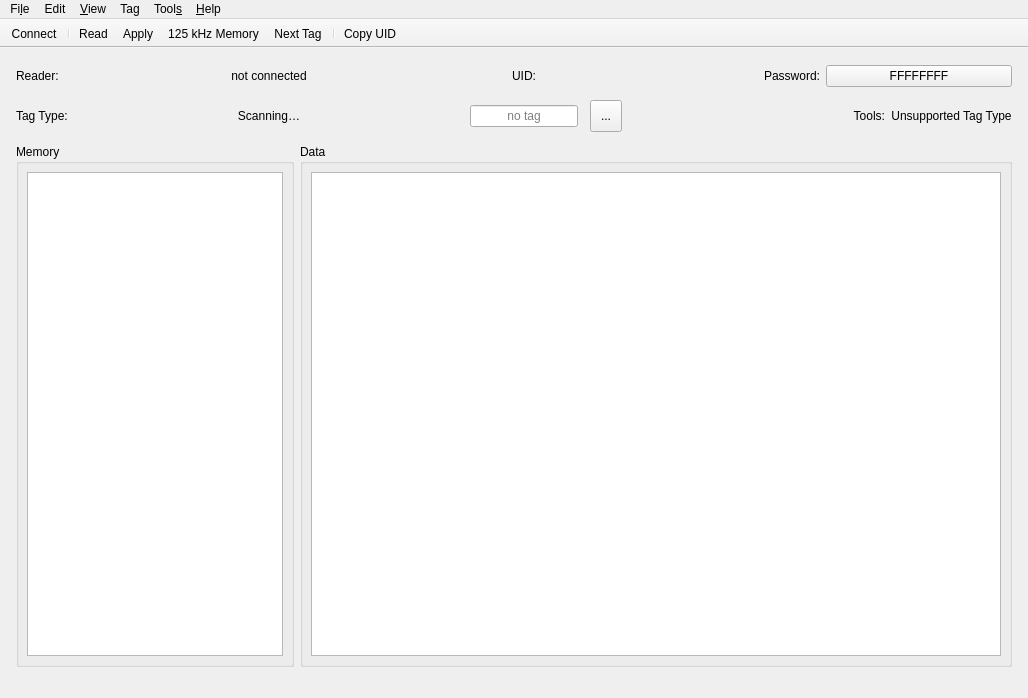
<?xml version="1.0" encoding="UTF-8"?>
<ui version="4.0">
 <class>RFIDKitWindow</class>
 <widget class="QMainWindow" name="RFIDKitWindow">
  <property name="geometry">
   <rect>
    <x>0</x>
    <y>0</y>
    <width>1028</width>
    <height>698</height>
   </rect>
  </property>
  <property name="minimumSize">
   <size>
    <width>720</width>
    <height>480</height>
   </size>
  </property>
  <property name="windowTitle">
   <string>ODRFIDKit</string>
  </property>
  <property name="windowIcon">
   <iconset resource="qrfidkit.qrc">
    <normaloff>:/odrfidkit.ico</normaloff>:/odrfidkit.ico</iconset>
  </property>
  <widget class="QWidget" name="centralWidget">
   <layout class="QVBoxLayout" name="verticalLayout">
    <property name="spacing">
     <number>12</number>
    </property>
    <property name="leftMargin">
     <number>16</number>
    </property>
    <property name="topMargin">
     <number>12</number>
    </property>
    <property name="rightMargin">
     <number>16</number>
    </property>
    <property name="bottomMargin">
     <number>12</number>
    </property>
    <item>
     <layout class="QGridLayout" name="gridLayout">
      <property name="horizontalSpacing">
       <number>12</number>
      </property>
      <property name="verticalSpacing">
       <number>8</number>
      </property>
      <item row="1" column="1">
       <widget class="QLabel" name="cardTypeLabel">
        <property name="sizePolicy">
         <sizepolicy hsizetype="MinimumExpanding" vsizetype="Preferred">
          <horstretch>0</horstretch>
          <verstretch>0</verstretch>
         </sizepolicy>
        </property>
        <property name="text">
         <string>Scanning…</string>
        </property>
        <property name="alignment">
         <set>Qt::AlignCenter</set>
        </property>
       </widget>
      </item>
      <item row="0" column="5">
       <widget class="QStackedWidget" name="aclStack">
        <property name="sizePolicy">
         <sizepolicy hsizetype="Preferred" vsizetype="Maximum">
          <horstretch>0</horstretch>
          <verstretch>0</verstretch>
         </sizepolicy>
        </property>
        <property name="currentIndex">
         <number>2</number>
        </property>
        <widget class="QWidget" name="aclNilPage"/>
        <widget class="QWidget" name="aclClPlusPage">
         <layout class="QHBoxLayout" name="horizontalLayout_3">
          <property name="leftMargin">
           <number>0</number>
          </property>
          <property name="topMargin">
           <number>0</number>
          </property>
          <property name="rightMargin">
           <number>0</number>
          </property>
          <property name="bottomMargin">
           <number>0</number>
          </property>
          <item>
           <widget class="QLabel" name="label_3">
            <property name="text">
             <string>Key:</string>
            </property>
           </widget>
          </item>
          <item>
           <widget class="QComboBox" name="mfcKeyCombo">
            <item>
             <property name="text">
              <string>A</string>
             </property>
            </item>
            <item>
             <property name="text">
              <string>B</string>
             </property>
            </item>
           </widget>
          </item>
          <item>
           <widget class="MifareClassicKeyEdit" name="mfcKeyEdit"/>
          </item>
          <item>
           <widget class="QToolButton" name="mfcKeyCopyTool">
            <property name="minimumSize">
             <size>
              <width>32</width>
              <height>32</height>
             </size>
            </property>
            <property name="accessibleName">
             <string>Copy key</string>
            </property>
            <property name="toolTip">
             <string>&lt;html&gt;&lt;head/&gt;&lt;body&gt;&lt;p&gt;Copy to the clipboard&lt;/p&gt;&lt;/body&gt;&lt;/html&gt;</string>
            </property>
            <property name="text">
             <string>...</string>
            </property>
           </widget>
          </item>
          <item>
           <widget class="QToolButton" name="mfcKeyPasteTool">
            <property name="minimumSize">
             <size>
              <width>32</width>
              <height>32</height>
             </size>
            </property>
            <property name="accessibleName">
             <string>Paste key</string>
            </property>
            <property name="toolTip">
             <string>&lt;html&gt;&lt;head/&gt;&lt;body&gt;&lt;p&gt;Paste from the clipboard&lt;/p&gt;&lt;/body&gt;&lt;/html&gt;</string>
            </property>
            <property name="text">
             <string>...</string>
            </property>
           </widget>
          </item>
         </layout>
        </widget>
        <widget class="QWidget" name="aclUltralightPage">
         <layout class="QHBoxLayout" name="horizontalLayout_8">
          <property name="leftMargin">
           <number>0</number>
          </property>
          <property name="topMargin">
           <number>0</number>
          </property>
          <property name="rightMargin">
           <number>0</number>
          </property>
          <property name="bottomMargin">
           <number>0</number>
          </property>
          <item>
           <widget class="QLabel" name="label_7">
            <property name="text">
             <string>Password:</string>
            </property>
            <property name="alignment">
             <set>Qt::AlignRight|Qt::AlignTrailing|Qt::AlignVCenter</set>
            </property>
           </widget>
          </item>
          <item>
           <widget class="QPushButton" name="ulevPwdEdit">
            <property name="toolTip">
             <string>&lt;html&gt;&lt;head/&gt;&lt;body&gt;&lt;p&gt;Click to modify the TAG security features&lt;/p&gt;&lt;/body&gt;&lt;/html&gt;</string>
            </property>
            <property name="text">
             <string>FFFFFFFF</string>
            </property>
           </widget>
          </item>
         </layout>
        </widget>
       </widget>
      </item>
      <item row="1" column="5">
       <layout class="QHBoxLayout" name="horizontalLayout_9">
        <item>
         <widget class="QLabel" name="label_4">
          <property name="text">
           <string>Tools:</string>
          </property>
          <property name="alignment">
           <set>Qt::AlignRight|Qt::AlignTrailing|Qt::AlignVCenter</set>
          </property>
         </widget>
        </item>
        <item>
         <widget class="QStackedWidget" name="cardStack">
          <property name="sizePolicy">
           <sizepolicy hsizetype="Maximum" vsizetype="Maximum">
            <horstretch>0</horstretch>
            <verstretch>0</verstretch>
           </sizepolicy>
          </property>
          <property name="currentIndex">
           <number>3</number>
          </property>
          <widget class="QWidget" name="classicPage">
           <layout class="QHBoxLayout" name="horizontalLayout_2">
            <property name="leftMargin">
             <number>0</number>
            </property>
            <property name="topMargin">
             <number>0</number>
            </property>
            <property name="rightMargin">
             <number>0</number>
            </property>
            <property name="bottomMargin">
             <number>0</number>
            </property>
            <item>
             <widget class="QPushButton" name="mfcValueButton">
              <property name="text">
               <string>Set Value</string>
              </property>
             </widget>
            </item>
           </layout>
          </widget>
          <widget class="QWidget" name="ultraPage">
           <layout class="QHBoxLayout" name="horizontalLayout">
            <property name="leftMargin">
             <number>0</number>
            </property>
            <property name="topMargin">
             <number>0</number>
            </property>
            <property name="rightMargin">
             <number>0</number>
            </property>
            <property name="bottomMargin">
             <number>0</number>
            </property>
            <item>
             <widget class="QPushButton" name="ulSaveButton">
              <property name="text">
               <string>Save As</string>
              </property>
             </widget>
            </item>
           </layout>
          </widget>
          <widget class="QWidget" name="emPage">
           <layout class="QHBoxLayout" name="horizontalLayout_7">
            <property name="leftMargin">
             <number>0</number>
            </property>
            <property name="topMargin">
             <number>0</number>
            </property>
            <property name="rightMargin">
             <number>0</number>
            </property>
            <property name="bottomMargin">
             <number>0</number>
            </property>
            <item>
             <widget class="QPushButton" name="emCloneButton">
              <property name="text">
               <string>Clone</string>
              </property>
             </widget>
            </item>
           </layout>
          </widget>
          <widget class="QWidget" name="stubPage">
           <layout class="QVBoxLayout" name="verticalLayout_5">
            <property name="leftMargin">
             <number>0</number>
            </property>
            <property name="topMargin">
             <number>0</number>
            </property>
            <property name="rightMargin">
             <number>0</number>
            </property>
            <property name="bottomMargin">
             <number>0</number>
            </property>
            <item>
             <widget class="QLabel" name="stubCardLabel">
              <property name="text">
               <string>Unsupported Tag Type</string>
              </property>
              <property name="alignment">
               <set>Qt::AlignCenter</set>
              </property>
             </widget>
            </item>
           </layout>
          </widget>
         </widget>
        </item>
       </layout>
      </item>
      <item row="1" column="4">
       <widget class="QToolButton" name="modUIDTool">
        <property name="minimumSize">
         <size>
          <width>32</width>
          <height>32</height>
         </size>
        </property>
        <property name="accessibleName">
         <string>Change UID</string>
        </property>
        <property name="toolTip">
         <string>Change the UID</string>
        </property>
        <property name="text">
         <string>...</string>
        </property>
       </widget>
      </item>
      <item row="1" column="0">
       <widget class="QLabel" name="label_2">
        <property name="text">
         <string>Tag Type:</string>
        </property>
       </widget>
      </item>
      <item row="0" column="0">
       <widget class="QLabel" name="label_8">
        <property name="text">
         <string>Reader:</string>
        </property>
       </widget>
      </item>
      <item row="0" column="1">
       <widget class="QLabel" name="readerVersionLabel">
        <property name="text">
         <string>not connected</string>
        </property>
        <property name="alignment">
         <set>Qt::AlignCenter</set>
        </property>
       </widget>
      </item>
      <item row="0" column="4">
       <widget class="QLedLabel" name="rfidLed">
        <property name="sizePolicy">
         <sizepolicy hsizetype="Fixed" vsizetype="Fixed">
          <horstretch>0</horstretch>
          <verstretch>0</verstretch>
         </sizepolicy>
        </property>
        <property name="minimumSize">
         <size>
          <width>22</width>
          <height>22</height>
         </size>
        </property>
        <property name="maximumSize">
         <size>
          <width>22</width>
          <height>22</height>
         </size>
        </property>
        <property name="text">
         <string/>
        </property>
       </widget>
      </item>
      <item row="0" column="3">
       <widget class="QLabel" name="label">
        <property name="text">
         <string>UID:</string>
        </property>
        <property name="alignment">
         <set>Qt::AlignCenter</set>
        </property>
        <property name="buddy">
         <cstring>cardUIDLabel</cstring>
        </property>
       </widget>
      </item>
      <item row="1" column="3">
       <widget class="QLineEdit" name="cardUIDLabel">
        <property name="sizePolicy">
         <sizepolicy hsizetype="Preferred" vsizetype="Fixed">
          <horstretch>0</horstretch>
          <verstretch>0</verstretch>
         </sizepolicy>
        </property>
        <property name="alignment">
         <set>Qt::AlignCenter</set>
        </property>
        <property name="readOnly">
         <bool>true</bool>
        </property>
        <property name="placeholderText">
         <string>no tag</string>
        </property>
       </widget>
      </item>
     </layout>
    </item>
    <item>
     <layout class="QHBoxLayout" name="horizontalLayout_10">
      <item>
       <widget class="QGroupBox" name="sectorGroup">
        <property name="sizePolicy">
         <sizepolicy hsizetype="Maximum" vsizetype="Preferred">
          <horstretch>0</horstretch>
          <verstretch>0</verstretch>
         </sizepolicy>
        </property>
        <property name="title">
         <string>Memory</string>
        </property>
        <layout class="QVBoxLayout" name="verticalLayout_2">
         <property name="spacing">
          <number>6</number>
         </property>
         <property name="leftMargin">
          <number>8</number>
         </property>
         <property name="topMargin">
          <number>8</number>
         </property>
         <property name="rightMargin">
          <number>8</number>
         </property>
         <property name="bottomMargin">
          <number>8</number>
         </property>
         <item>
          <widget class="QListWidget" name="sectorList">
           <property name="sizePolicy">
            <sizepolicy hsizetype="Preferred" vsizetype="Expanding">
             <horstretch>0</horstretch>
             <verstretch>0</verstretch>
            </sizepolicy>
           </property>
           <property name="resizeMode">
            <enum>QListView::Adjust</enum>
           </property>
          </widget>
         </item>
        </layout>
       </widget>
      </item>
      <item>
       <widget class="QGroupBox" name="tableGroup">
        <property name="sizePolicy">
         <sizepolicy hsizetype="MinimumExpanding" vsizetype="Preferred">
          <horstretch>0</horstretch>
          <verstretch>0</verstretch>
         </sizepolicy>
        </property>
        <property name="title">
         <string>Data</string>
        </property>
        <layout class="QVBoxLayout" name="verticalLayout_3">
         <property name="spacing">
          <number>6</number>
         </property>
         <property name="leftMargin">
          <number>8</number>
         </property>
         <property name="topMargin">
          <number>8</number>
         </property>
         <property name="rightMargin">
          <number>8</number>
         </property>
         <property name="bottomMargin">
          <number>8</number>
         </property>
         <item>
          <widget class="RFIDTableView" name="sectorTable"/>
         </item>
        </layout>
       </widget>
      </item>
     </layout>
    </item>
   </layout>
  </widget>
  <widget class="QMenuBar" name="menuBar">
   <property name="geometry">
    <rect>
     <x>0</x>
     <y>0</y>
     <width>1028</width>
     <height>22</height>
    </rect>
   </property>
   <widget class="QMenu" name="menuFile">
    <property name="title">
     <string>Fi&amp;le</string>
    </property>
    <addaction name="actionConnect"/>
    <addaction name="separator"/>
    <addaction name="actionExit"/>
   </widget>
   <widget class="QMenu" name="menuHelp">
    <property name="title">
     <string>&amp;Help</string>
    </property>
    <addaction name="actionAbout"/>
    <addaction name="actionAbout_Qt"/>
   </widget>
   <widget class="QMenu" name="menuEdit">
    <property name="title">
     <string>Edit</string>
    </property>
    <addaction name="actionCopy_UID"/>
    <addaction name="separator"/>
    <addaction name="actionPreferences"/>
   </widget>
   <widget class="QMenu" name="menuTools">
    <property name="title">
     <string>Tool&amp;s</string>
    </property>
    <widget class="QMenu" name="menu_Emulator">
     <property name="title">
      <string>&amp;Emulator</string>
     </property>
     <addaction name="actionEmulator_New"/>
     <addaction name="actionEmulator_Open"/>
     <addaction name="actionEmulator_Close"/>
    </widget>
    <addaction name="actionNext_Tag"/>
    <addaction name="actionLF_Memory"/>
    <addaction name="menu_Emulator"/>
    <addaction name="actionAuto_Mode"/>
    <addaction name="separator"/>
    <addaction name="actionFWUpdate"/>
   </widget>
   <widget class="QMenu" name="menu_View">
    <property name="title">
     <string>&amp;View</string>
    </property>
    <widget class="QMenu" name="menuTable_Cells">
     <property name="title">
      <string>Table Cells</string>
     </property>
     <addaction name="actionBinary"/>
     <addaction name="actionOctal"/>
     <addaction name="actionDecimal"/>
     <addaction name="actionHexadecimal"/>
     <addaction name="actionASCII"/>
    </widget>
    <widget class="QMenu" name="menuTable_Headers">
     <property name="title">
      <string>Table Headers</string>
     </property>
     <addaction name="actionHdrDecimal"/>
     <addaction name="actionHdrHexadecimal"/>
     <addaction name="actionHdrABC"/>
    </widget>
    <addaction name="menuTable_Cells"/>
    <addaction name="menuTable_Headers"/>
    <addaction name="separator"/>
    <addaction name="actionImport_Theme"/>
   </widget>
   <widget class="QMenu" name="menuTag">
    <property name="title">
     <string>Tag</string>
    </property>
    <addaction name="actionRead_Tag"/>
    <addaction name="actionWrite_Tag"/>
   </widget>
   <addaction name="menuFile"/>
   <addaction name="menuEdit"/>
   <addaction name="menu_View"/>
   <addaction name="menuTag"/>
   <addaction name="menuTools"/>
   <addaction name="menuHelp"/>
  </widget>
  <widget class="QToolBar" name="mainToolBar">
   <property name="windowTitle">
    <string>Main</string>
   </property>
   <property name="allowedAreas">
    <set>Qt::TopToolBarArea</set>
   </property>
   <property name="movable">
    <bool>false</bool>
   </property>
   <property name="floatable">
    <bool>false</bool>
   </property>
   <property name="iconSize">
    <size>
     <width>24</width>
     <height>24</height>
    </size>
   </property>
   <property name="toolButtonStyle">
    <enum>Qt::ToolButtonTextUnderIcon</enum>
   </property>
   <attribute name="toolBarArea">
    <enum>TopToolBarArea</enum>
   </attribute>
   <attribute name="toolBarBreak">
    <bool>false</bool>
   </attribute>
   <addaction name="actionConnect"/>
   <addaction name="separator"/>
   <addaction name="actionRead_Tag"/>
   <addaction name="actionWrite_Tag"/>
   <addaction name="actionLF_Memory"/>
   <addaction name="actionNext_Tag"/>
   <addaction name="separator"/>
   <addaction name="actionCopy_UID"/>
  </widget>
  <widget class="QStatusBar" name="statusBar">
   <property name="sizeGripEnabled">
    <bool>false</bool>
   </property>
  </widget>
  <action name="actionExit">
   <property name="text">
    <string>&amp;Exit</string>
   </property>
  </action>
  <action name="actionAbout">
   <property name="text">
    <string>&amp;About</string>
   </property>
  </action>
  <action name="actionPreferences">
   <property name="text">
    <string>&amp;Preferences</string>
   </property>
  </action>
  <action name="actionEmulator_Open">
   <property name="text">
    <string extracomment="Emulator">&amp;Open</string>
   </property>
  </action>
  <action name="actionEmulator_New">
   <property name="text">
    <string extracomment="Emulator">&amp;New</string>
   </property>
  </action>
  <action name="actionEmulator_Close">
   <property name="text">
    <string extracomment="Emulator">&amp;Close</string>
   </property>
  </action>
  <action name="actionBinary">
   <property name="checkable">
    <bool>true</bool>
   </property>
   <property name="text">
    <string>&amp;Binary</string>
   </property>
  </action>
  <action name="actionOctal">
   <property name="checkable">
    <bool>true</bool>
   </property>
   <property name="text">
    <string>&amp;Octal</string>
   </property>
  </action>
  <action name="actionDecimal">
   <property name="checkable">
    <bool>true</bool>
   </property>
   <property name="text">
    <string>&amp;Decimal</string>
   </property>
  </action>
  <action name="actionHexadecimal">
   <property name="checkable">
    <bool>true</bool>
   </property>
   <property name="checked">
    <bool>true</bool>
   </property>
   <property name="text">
    <string>&amp;Hexadecimal</string>
   </property>
  </action>
  <action name="actionASCII">
   <property name="checkable">
    <bool>true</bool>
   </property>
   <property name="text">
    <string>&amp;ASCII</string>
   </property>
  </action>
  <action name="actionImport_Theme">
   <property name="text">
    <string>&amp;Import Theme</string>
   </property>
  </action>
  <action name="actionAbout_Qt">
   <property name="text">
    <string>About &amp;Qt</string>
   </property>
  </action>
  <action name="actionFWUpdate">
   <property name="text">
    <string>Firmware Update</string>
   </property>
  </action>
  <action name="actionAuto_Mode">
   <property name="text">
    <string>Auto Mode</string>
   </property>
  </action>
  <action name="actionHdrDecimal">
   <property name="checkable">
    <bool>true</bool>
   </property>
   <property name="text">
    <string>Decimal</string>
   </property>
  </action>
  <action name="actionHdrHexadecimal">
   <property name="checkable">
    <bool>true</bool>
   </property>
   <property name="checked">
    <bool>true</bool>
   </property>
   <property name="text">
    <string>Hexadecimal</string>
   </property>
  </action>
  <action name="actionHdrABC">
   <property name="checkable">
    <bool>true</bool>
   </property>
   <property name="text">
    <string>A-B-C</string>
   </property>
  </action>
  <action name="actionCopy_UID">
   <property name="text">
    <string>Copy UID</string>
   </property>
   <property name="toolTip">
    <string>Copy the tag UID to clipboard</string>
   </property>
  </action>
  <action name="actionConnect">
   <property name="text">
    <string>Connect</string>
   </property>
   <property name="toolTip">
    <string>Connect to an RFID reader</string>
   </property>
  </action>
  <action name="actionNext_Tag">
   <property name="text">
    <string>Next Tag</string>
   </property>
   <property name="toolTip">
    <string>Switch to the next tag</string>
   </property>
  </action>
  <action name="actionRead_Tag">
   <property name="text">
    <string>Read</string>
   </property>
   <property name="toolTip">
    <string>(Re-)Read the current tag</string>
   </property>
  </action>
  <action name="actionWrite_Tag">
   <property name="text">
    <string>Apply</string>
   </property>
   <property name="toolTip">
    <string>Write any pending changes to to tag</string>
   </property>
  </action>
  <action name="actionLF_Memory">
   <property name="text">
    <string>125 kHz Memory</string>
   </property>
   <property name="toolTip">
    <string>Detect and read a 125 kHz memory tag</string>
   </property>
  </action>
 </widget>
 <layoutdefault spacing="6" margin="11"/>
 <customwidgets>
  <customwidget>
   <class>MifareClassicKeyEdit</class>
   <extends>QLineEdit</extends>
   <header>mifareclassickeyedit.h</header>
  </customwidget>
  <customwidget>
   <class>RFIDTableView</class>
   <extends>QTableView</extends>
   <header>rfidtableview.h</header>
  </customwidget>
  <customwidget>
   <class>QLedLabel</class>
   <extends>QLabel</extends>
   <header location="global">qledlabel.h</header>
  </customwidget>
 </customwidgets>
 <resources>
  <include location="qrfidkit.qrc"/>
 </resources>
 <connections/>
</ui>
